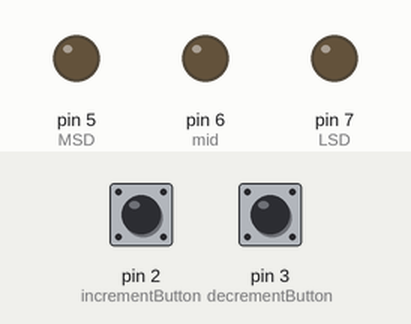
Simulated run of this sketch. Board: Arduino Uno, built with avr-gcc and run on an emulated ATmega328P. Shown: output pins drawn as LEDs (lit = HIGH). Dashed ring = blinking. The inputs (shaded band) are chosen by the test bench; at power-on: pin 3 (decrementButton) LOW, pin 2 (incrementButton) LOW.

Above: at 1.2 s.
1.3 s: pin 3 (decrementButton) pulled HIGH for 0.15 s
At 1.55 s:
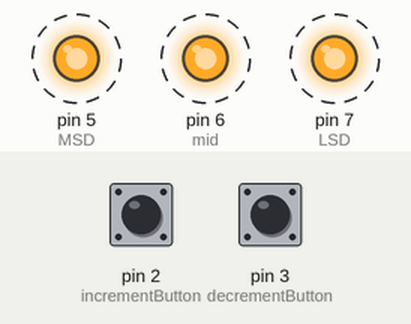
4.4 s: pin 2 (incrementButton) pulled HIGH for 3.2 s
At 7.2 s:
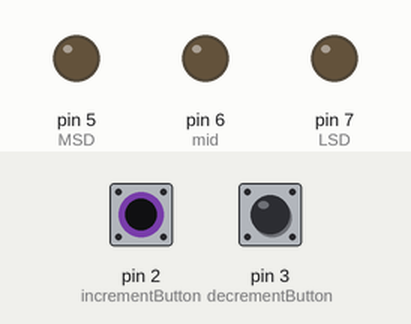
9.1 s: pin 2 (incrementButton) pulled HIGH for 0.15 s
At 10.4 s:
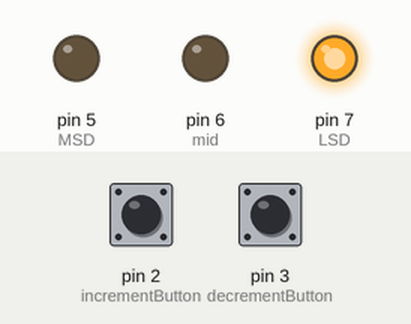
10.7 s: pin 2 (incrementButton) pulled HIGH for 1 s
At 11.7 s:
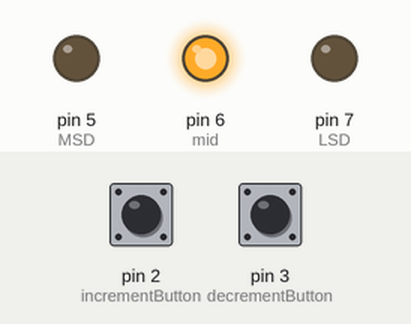
13.2 s: pin 2 (incrementButton) pulled HIGH for 0.15 s
At 13.6 s:
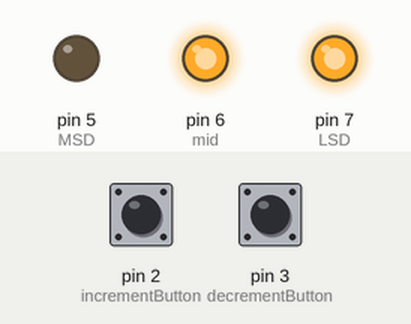
14.8 s: pin 2 (incrementButton) pulled HIGH for 0.15 s
At 16.0 s:
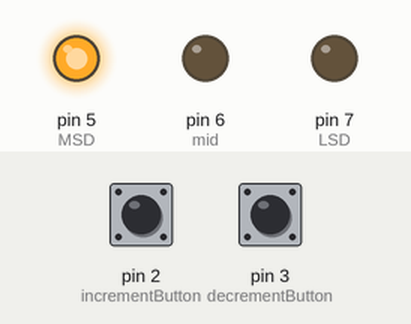
Timing chart, 0 to 17.4 s (numbered marks = the images above; inputs shaded):
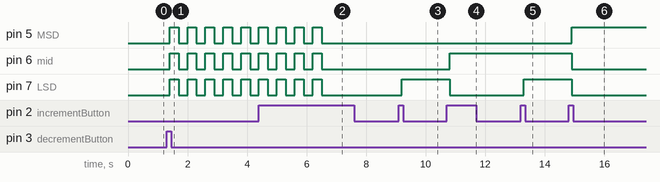

Measured:
- after the input at 1.3 s, pin 5 (MSD), pin 6 (mid), pin 7 (LSD): alternates HIGH for 0.30 s and LOW for 0.30 s, starting after 0.10 s
- after the input at 4.4 s, pin 5 (MSD), pin 6 (mid), pin 7 (LSD): goes on until 6.5 s, then stays LOW
- after the input at 9.1 s, pin 7 (LSD): LOW → HIGH after 0.10 s
- after the input at 10.7 s, pin 6 (mid): LOW → HIGH after 0.10 s; pin 7 (LSD): HIGH → LOW after 0.10 s
- after the input at 13.2 s, pin 7 (LSD): LOW → HIGH after 0.10 s
- after the input at 14.8 s, pin 5 (MSD): LOW → HIGH after 0.10 s; pin 6 (mid), pin 7 (LSD): HIGH → LOW after 0.10 s

The sketch:

lab2-akhan227.ino
```cpp
// Ahmed Khan, akhan227, 652469935
// CS 362 - Lab 2 - Spring 2018

// When you reach 0 all LED's are off
// When you go beyond 0, all LED's flash every 0.3 seconds
// When you reach 7 all LED's are off
// When you go beyond 7, all LED's flash every 0.3 seconds

// LED PIN NUMBERS
const int MSD = 5;  // left most led, representing 4's place
const int mid = 6;  // middle led, representing 2's place
const int LSD = 7;  // right most led, representing 1's place

// BUTTON PIN NUMBERS
const int incrementButton = 2;  // button for incrementing
const int decrementButton = 3;  // button for decrementing

// binary representation of the digits
int MSDBin = 0;
int midBin = 0;
int LSDBin = 0;

int incState = 0;       // reads value from increment button
int prevIncState = 0;   // stores the last value from increment button

int decState = 0;       // reads value from decrement button
int prevDecState = 0;   // stores the last value from decrement button

int numPresses = 0;     // the number to convert to binary. Range from 0-7

void setup()
{
  // intialize led pins as outputs
  pinMode(LSD, OUTPUT);
  pinMode(mid, OUTPUT);
  pinMode(MSD, OUTPUT);

  // initialize buttons as inputs
  pinMode(incrementButton, INPUT);
  pinMode(decrementButton, INPUT);
}

void loop()
{ // open loop

  // read in the button inputs
  incState = digitalRead(incrementButton);
  decState = digitalRead(decrementButton);

  // prevents incrementing the # of presses if the user holds down the increment button
  // holding the increment button should only count for 1 press
  if (incState != prevIncState)
  {
    // if the increment button was pressed
    if (incState == HIGH)
      numPresses++;

    // debounce
    delay(100);
  }
  else if (decState != prevDecState)
  {
    // if the decrement button was pressed
    if (decState == HIGH)
      numPresses--;

    // debounce
     delay(100);
  }

  // convert number of presses from decimal to binary
  MSDBin = (numPresses / 4) % 2;  // 4's
  midBin = (numPresses / 2) % 2;  // 2's
  LSDBin = numPresses % 2;        // 1's

  // turn led's on/off depending on their binary representation
  onOffLED(MSD, numPresses, (MSDBin == 1));
  onOffLED(mid, numPresses, (midBin == 1));
  onOffLED(LSD, numPresses, (LSDBin == 1));

  // update the previous button values for the next iteration
  prevIncState = incState;
  prevDecState = decState;

} // close loop


void onOffLED(int ledPin, int numPresses, bool turnOn)
{
  // make sure the number of presses is within desired range
  // we can only represent the numbers 0-7 using 3 bit binary notation
  if (numPresses < 0 || numPresses > 7)
  {
    // flash lights to indicate done
    flash();
    flash();
    flash();
  }
  else
  {
    // turn led on
    if (turnOn)
      digitalWrite(ledPin, HIGH);
    // turn led off
    else
      digitalWrite(ledPin, LOW);
  }
}

void flash()
{
  digitalWrite(LSD, HIGH);
  digitalWrite(mid, HIGH);
  digitalWrite(MSD, HIGH);

  delay(300);

  digitalWrite(LSD, LOW);
  digitalWrite(mid, LOW);
  digitalWrite(MSD, LOW);

  delay(300);
}
```
